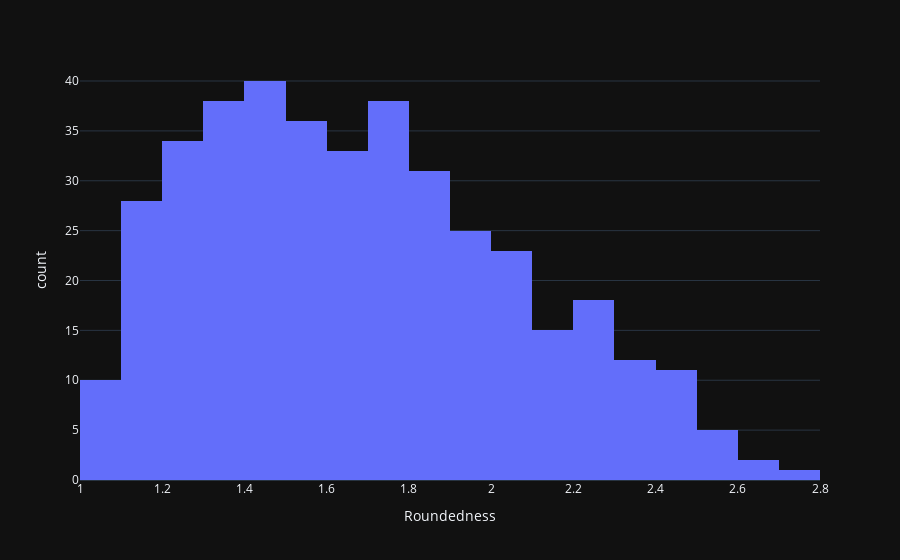

The notebook cell this image was saved under:
### Code cell
px.histogram(df, x='Roundedness', template='plotly_dark', nbins=20)

### Figure 1 — Plotly figure (JSON) as saved in the notebook; plotly's stock layout.template omitted (floating-point values rounded to 4 significant figures; data arrays with more than 128 entries replaced by an {"elided": "..."} marker saying what was removed)
{"data": [{"alignmentgroup": "True", "bingroup": "x", "hovertemplate": "Roundedness=%{x}<br>count=%{y}<extra></extra>", "legendgroup": "", "marker": {"color": "#636efa", "pattern": {"shape": ""}}, "name": "", "nbinsx": 20, "offsetgroup": "", "orientation": "v", "showlegend": false, "type": "histogram", "x": {"elided": "400 float values"}, "xaxis": "x", "yaxis": "y"}], "layout": {"barmode": "relative", "legend": {"tracegroupgap": 0}, "margin": {"t": 60}, "xaxis": {"anchor": "y", "domain": [0, 1], "title": {"text": "Roundedness"}}, "yaxis": {"anchor": "x", "domain": [0, 1], "title": {"text": "count"}}}}
